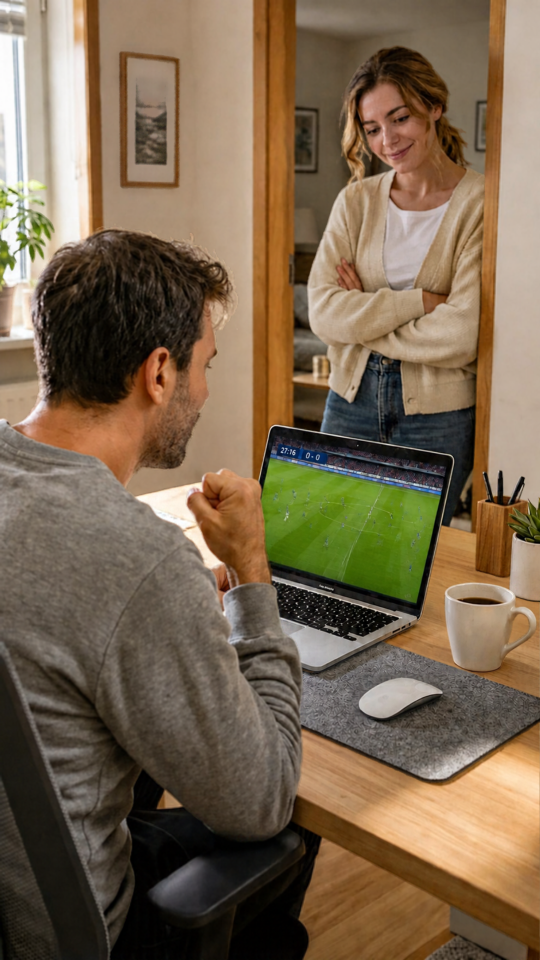
#> input picture 2026-11-28/base7.png, 1080 x 1920 px (shown at 1/2 size)
$ python mk7.py
#> lines starting #> are read from the running program, lines starting #| are printed output that depends on the picture
from PIL import Image, ImageDraw, ImageFont
src=Image.open('base7.png').convert('RGB')
#> src is the input picture: PIL image 1080x1920 RGB; mean R, G, B 121.9, 102.5, 78.7
# soft dark scrim behind the text zone only (no blur, no new background)
ov=Image.new('RGBA',src.size,(0,0,0,0));d=ImageDraw.Draw(ov)
#> after `ov = Image.new('RGBA', src.size, (0, 0, 0, 0))`: ov: PIL image 1080x1920 RGBA; every value is 0
import math
for y in range(150,760):
    t=(y-150)/610
    a=int(165*math.sin(math.pi*t)**1.5)
    d.line([(0,y),(1080,y)],fill=(0,0,0,a))
base=Image.alpha_composite(src.convert('RGBA'),ov).convert('RGB')
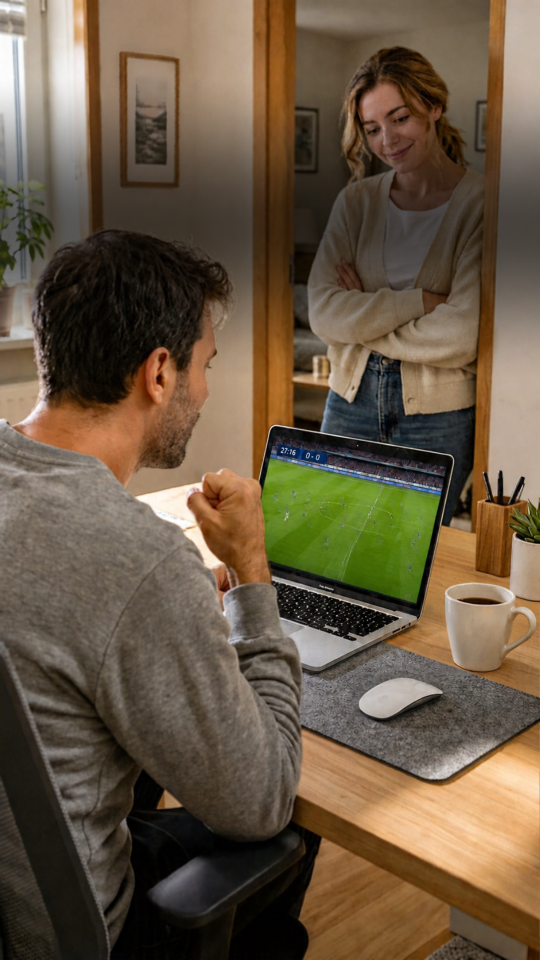
#> base: PIL image 1080x1920 RGB (shown at 1/2 size); mean R, G, B 104.6, 88, 67.1
f=ImageFont.truetype('/usr/share/fonts/truetype/google-fonts/Poppins-Bold.ttf',52)
def frame(lines,name,top=330):
#> called with name = 'h1.png', top = 330
    im=base.copy();dd=ImageDraw.Draw(im);y=top
    for l in lines:
        w=dd.textlength(l,font=f);dd.text(((1080-w)/2,y),l,font=f,fill='white');y+=70
#> this loop made 3 passes
#> w on passes 1 to 3: 631.7, 486.6, 484
#> after the loop, y = 540
    im.save(name)
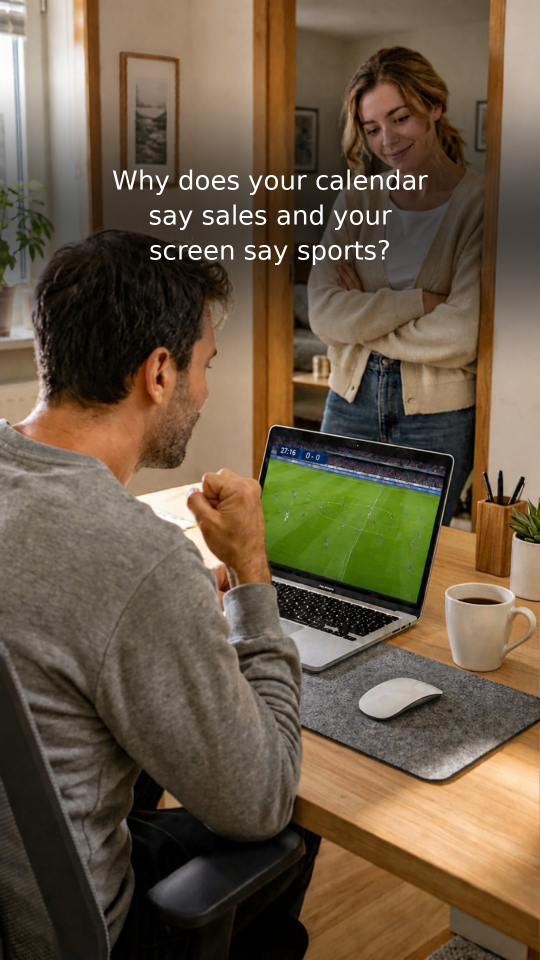
#> saved as h1.png: PIL image 1080x1920 RGB (shown at 1/2 size); mean R, G, B 106.1, 89.6, 68.7
frame(["Why does your calendar","say sales and your","screen say sports?"],'h1.png')
frame(["It's not a time problem.","It's the one task","you walk around."],'h2.png')
#> call 2 of frame, with name = 'h2.png', top = 330
#> the loop in frame (call 2), `for l in lines:` made 3 passes
#> w on passes 1 to 3: 609.5, 418.3, 446.9
#> in frame (call 2), `im.save(name)`:
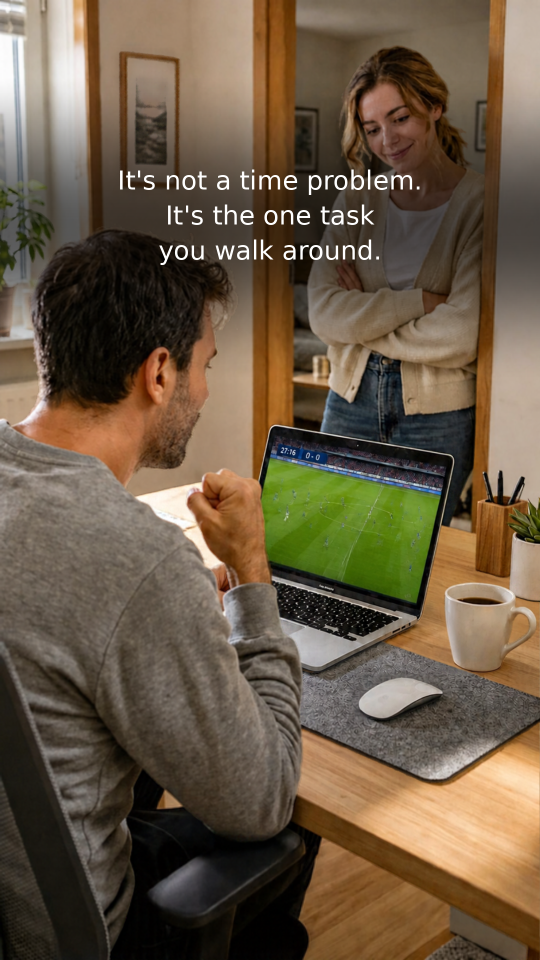
#> saved as h2.png: PIL image 1080x1920 RGB (shown at 1/2 size); mean R, G, B 105.9, 89.4, 68.6

$ run again, with 2026-11-28/base2.png copied over 2026-11-28/base7.png
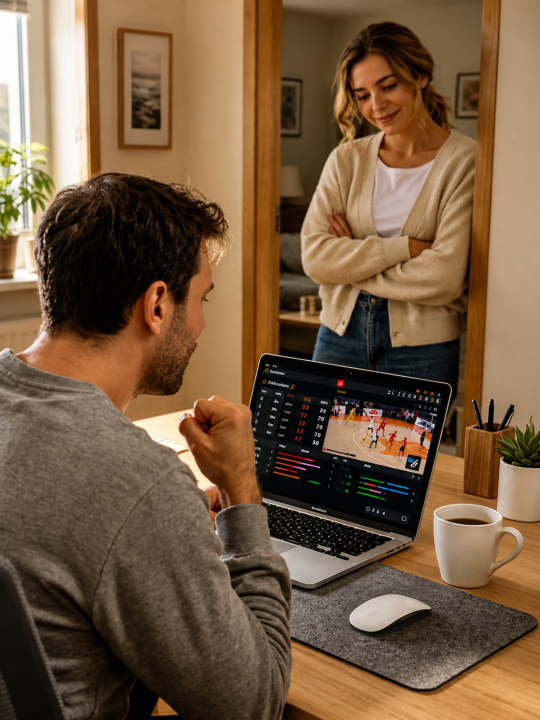
#> input picture 2026-11-28/base2.png, 1080 x 1440 px (shown at 1/2 size)
#> src is the input picture: PIL image 1080x1440 RGB; mean R, G, B 116.7, 89.6, 63
#> ov: PIL image 1080x1440 RGBA; every value is 0
#> the loop in frame, `for l in lines:` made 3 passes
#> w on passes 1 to 3: 631.7, 486.6, 484
#> after the loop in frame, `for l in lines:`: y = 540
#> in frame, `im.save(name)`:
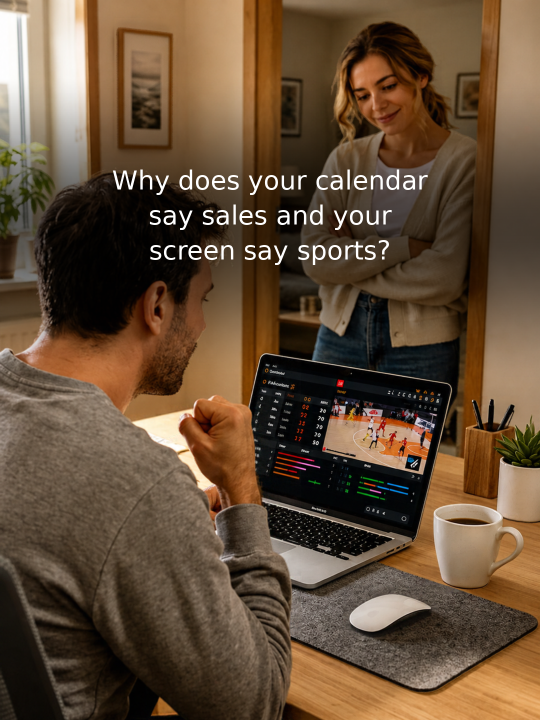
#> saved as h1.png: PIL image 1080x1440 RGB (shown at 1/2 size); mean R, G, B 99.2, 76.9, 55.2
#> the loop in frame (call 2), `for l in lines:` made 3 passes
#> w on passes 1 to 3: 609.5, 418.3, 446.9
#> in frame (call 2), `im.save(name)`:
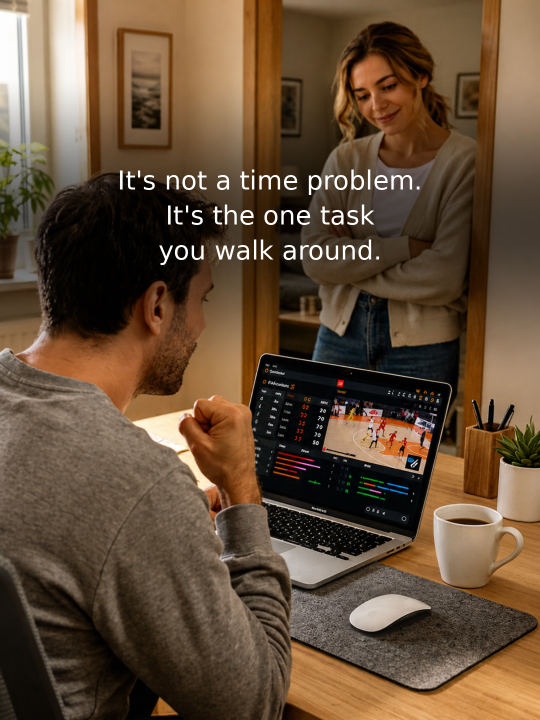
#> saved as h2.png: PIL image 1080x1440 RGB (shown at 1/2 size); mean R, G, B 99, 76.6, 54.9

$ run again, with 2026-11-28/base3.png copied over 2026-11-28/base7.png
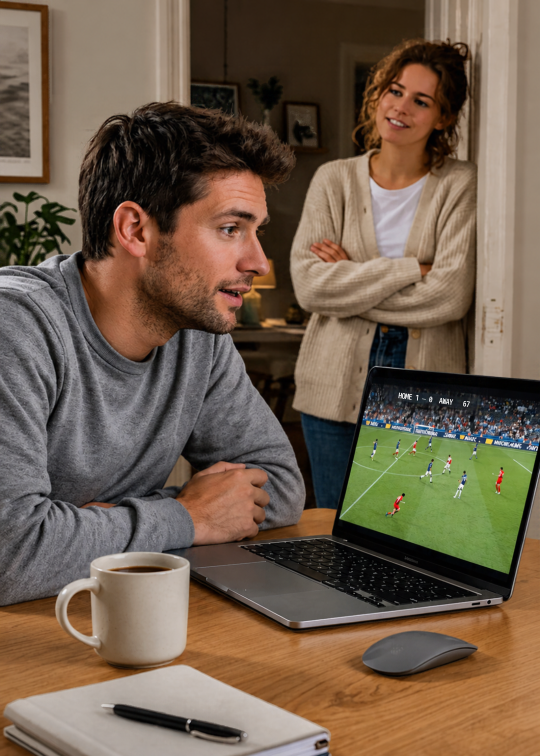
#> input picture 2026-11-28/base3.png, 1080 x 1512 px (shown at 1/2 size)
#> src is the input picture: PIL image 1080x1512 RGB; mean R, G, B 112, 93.8, 75.8
#> ov: PIL image 1080x1512 RGBA; every value is 0
#> the loop in frame, `for l in lines:` made 3 passes
#> w on passes 1 to 3: 631.7, 486.6, 484
#> after the loop in frame, `for l in lines:`: y = 540
#> in frame, `im.save(name)`:
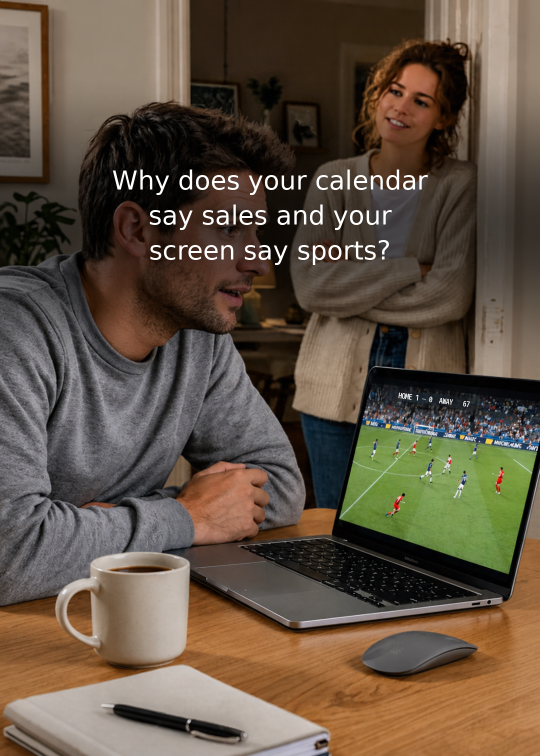
#> saved as h1.png: PIL image 1080x1512 RGB (shown at 1/2 size); mean R, G, B 96.7, 82.3, 66.8
#> the loop in frame (call 2), `for l in lines:` made 3 passes
#> w on passes 1 to 3: 609.5, 418.3, 446.9
#> in frame (call 2), `im.save(name)`:
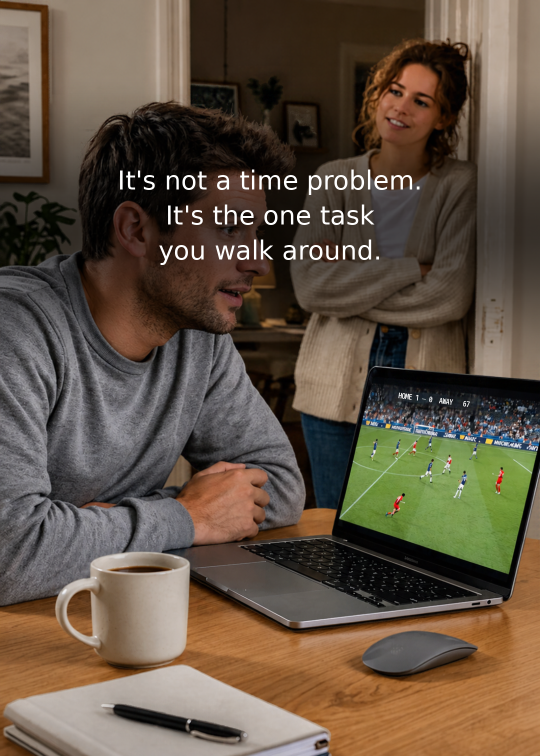
#> saved as h2.png: PIL image 1080x1512 RGB (shown at 1/2 size); mean R, G, B 96.5, 82.1, 66.6

$ run again, with 2026-11-28/base4.png copied over 2026-11-28/base7.png
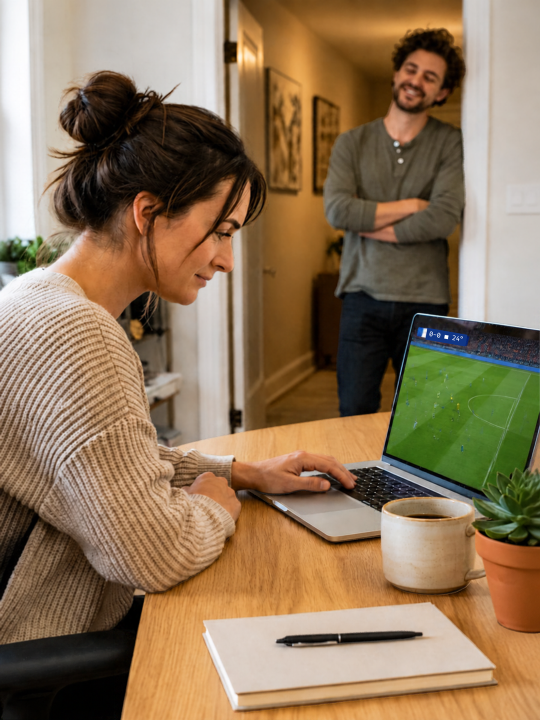
#> input picture 2026-11-28/base4.png, 1080 x 1440 px (shown at 1/2 size)
#> src is the input picture: PIL image 1080x1440 RGB; mean R, G, B 142.2, 117.5, 88.6
#> ov: PIL image 1080x1440 RGBA; every value is 0
#> the loop in frame, `for l in lines:` made 3 passes
#> w on passes 1 to 3: 631.7, 486.6, 484
#> after the loop in frame, `for l in lines:`: y = 540
#> in frame, `im.save(name)`:
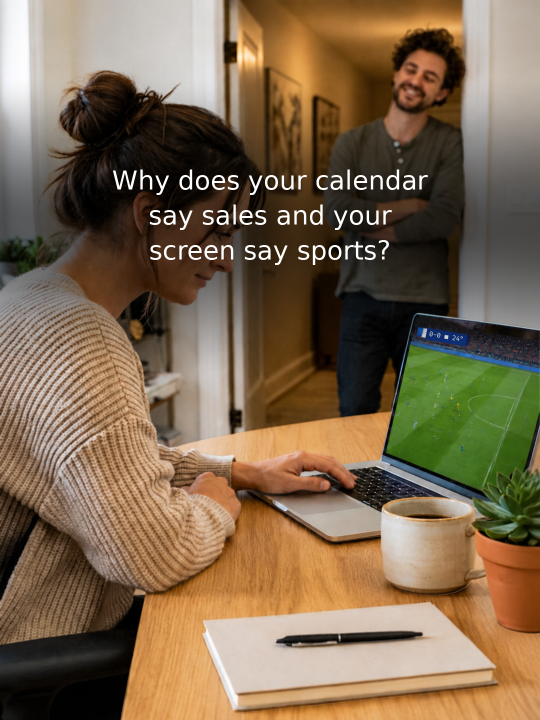
#> saved as h1.png: PIL image 1080x1440 RGB (shown at 1/2 size); mean R, G, B 124.8, 103.6, 78.1
#> the loop in frame (call 2), `for l in lines:` made 3 passes
#> w on passes 1 to 3: 609.5, 418.3, 446.9
#> in frame (call 2), `im.save(name)`:
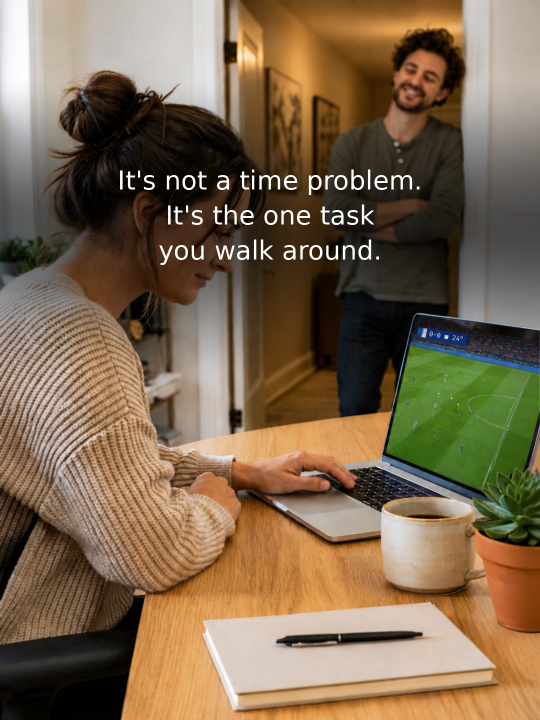
#> saved as h2.png: PIL image 1080x1440 RGB (shown at 1/2 size); mean R, G, B 124.5, 103.3, 77.8
